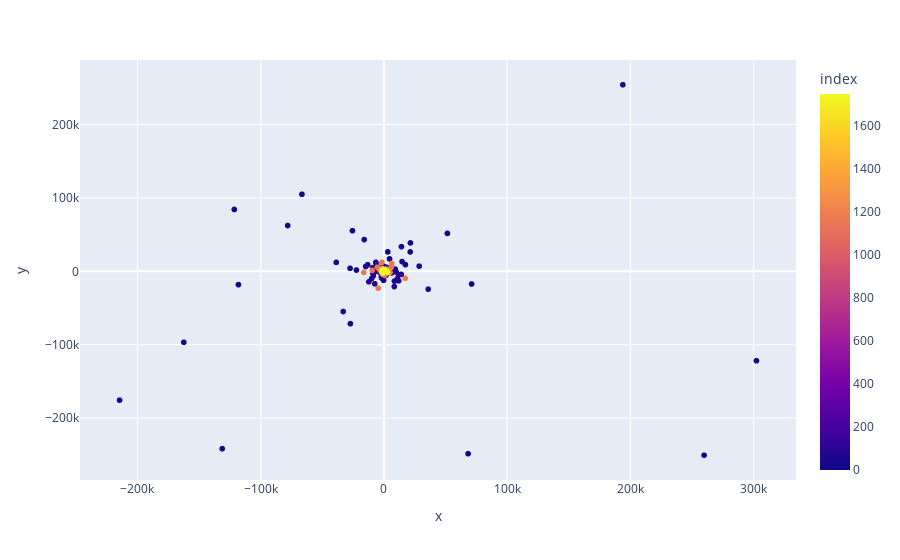

Notebook code cell kept with this figure:
### Code cell
import cmath
phase = [0.0]
sum = 0
for i in range(len(temp_AT_fft-1)):
    if cmath.phase(temp_AT_fft[i]) > cmath.phase(temp_AT_fft[i-1]):
        sum -= cmath.phase(temp_AT_fft[i])/np.pi*180
    else:
        sum += cmath.phase(temp_AT_fft[i])/np.pi*180
    phase.append(sum)
plty.scatter({"index":[x for x in range(len(temp_AT_fft))], "y":np.imag(temp_AT_fft), "x":np.real(temp_AT_fft)}, x="x", y="y", color="index")

### Figure 1 — Plotly figure (JSON) as saved in the notebook; plotly's stock layout.template omitted (floating-point values rounded to 4 significant figures; data arrays with more than 128 entries replaced by an {"elided": "..."} marker saying what was removed)
{"data": [{"hovertemplate": "x=%{x}<br>y=%{y}<br>index=%{marker.color}<extra></extra>", "legendgroup": "", "marker": {"color": {"elided": "1751 int values"}, "coloraxis": "coloraxis", "symbol": "circle"}, "mode": "markers", "name": "", "showlegend": false, "type": "scattergl", "x": {"elided": "1751 float values"}, "xaxis": "x", "y": {"elided": "1751 float values"}, "yaxis": "y"}], "layout": {"coloraxis": {"colorbar": {"title": {"text": "index"}}, "colorscale": [[0, "#0d0887"], [0.1111, "#46039f"], [0.2222, "#7201a8"], [0.3333, "#9c179e"], [0.4444, "#bd3786"], [0.5556, "#d8576b"], [0.6667, "#ed7953"], [0.7778, "#fb9f3a"], [0.8889, "#fdca26"], [1, "#f0f921"]]}, "legend": {"tracegroupgap": 0}, "margin": {"t": 60}, "xaxis": {"anchor": "y", "domain": [0, 1], "title": {"text": "x"}}, "yaxis": {"anchor": "x", "domain": [0, 1], "title": {"text": "y"}}}}
